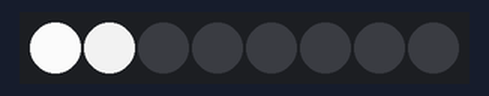
A program run on a simulated Raspberry Pi Pico running MicroPython. Parts: 8 RGB LEDs in strip order, left to right. Dim RGB values are drawn brighter than linear; random numbers come from a fixed seed.

Above: at 0.25 s.
At 0.79 s:
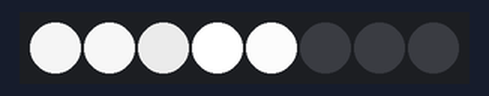
At 1.16 s:
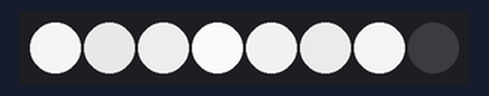
At 38.89 s:
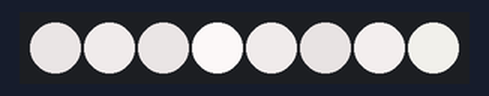
At 39.35 s:
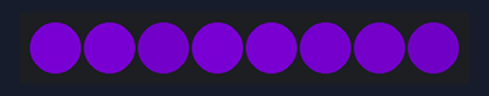
At 39.86 s:
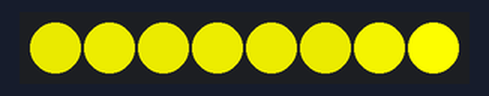
Timing chart, 0 to 40.0 s (numbered marks = the images above):
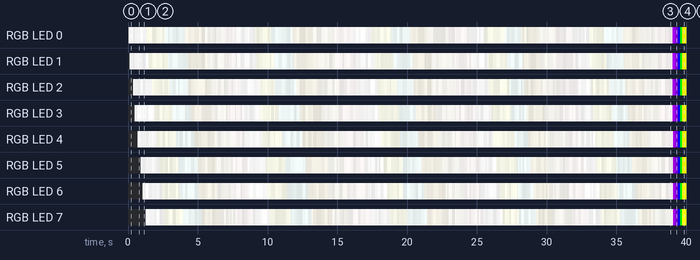

The program:

main.py
```python
import array, time
from machine import Pin
import rp2
import random

# Configure the number of WS2812 LEDs, pins and brightness.
NUM_LEDS = 8
PIN_NUM = 21


@rp2.asm_pio(sideset_init=rp2.PIO.OUT_LOW, out_shiftdir=rp2.PIO.SHIFT_LEFT, autopull=True, pull_thresh=24)
def ws2812():
    T1 = 2
    T2 = 5
    T3 = 3
    wrap_target()
    label("bitloop")
    out(x, 1).side(0)[T3 - 1]
    jmp(not_x, "do_zero").side(1)[T1 - 1]
    jmp("bitloop").side(1)[T2 - 1]
    label("do_zero")
    nop().side(0)[T2 - 1]
    wrap()


# Create the StateMachine with the ws2812 program, outputting on Pin(16).
sm = rp2.StateMachine(0, ws2812, freq=8_000_000, sideset_base=Pin(PIN_NUM))

# Start the StateMachine, it will wait for data on its FIFO.
sm.active(1)

# Display a pattern on the LEDs via an array of LED RGB values.
ar = array.array("I", [0 for _ in range(NUM_LEDS)])


def pixels_show():
    dimmer_ar = array.array("I", [0 for _ in range(NUM_LEDS)])
    for i, c in enumerate(ar):
        brightness = random.uniform(0.7, 1.0)
        r = int(((c >> 8) & 0xFF) * brightness)
        g = int(((c >> 16) & 0xFF) * brightness)
        b = int((c & 0xFF) * brightness)
        dimmer_ar[i] = (g << 16) + (r << 8) + b
    sm.put(dimmer_ar, 8)
    time.sleep_ms(10)


def pixels_set(i, color):
    ar[i] = (color[1] << 16) + (color[0] << 8) + color[2]


def pixels_fill(color, slow=True):
    for i in range(len(ar)):
        # if random.randint(0, 2) == 1:
        #     pixels_set(i, color)
        pixels_set(i, color)
        if slow:
            time.sleep(random.uniform(0.04, 0.25))
        pixels_show()


def rainbow():
    for color in RAINBOW_COLORS:
        pixels_fill(color, False)
        time.sleep(random.uniform(0.001, 0.1))

    for color in reversed(RAINBOW_COLORS):
        pixels_fill(color, False)
        time.sleep(random.uniform(0.001, 0.06))


def show_whites():
    for n in range(5):
        for colour in WHITES:
            pixels_fill(colour)
            time.sleep(0.02)


VIOLET = (148, 0, 211)
INDIGO = (75, 0, 130)
BLUE = (0, 0, 255)
GREEN = (0, 255, 0)
YELLOW = (255, 255, 0)
ORANGE = (255, 127, 0)
RED = (255, 0, 0)

RAINBOW_COLORS = [VIOLET, INDIGO, BLUE, GREEN, YELLOW, ORANGE, RED]

WHITE = (255, 255, 255)
IVORY = (255, 255, 240)
SNOW = (245, 254, 253)
ALABASTER = (237, 234, 224)
PROBLEM = (243, 242, 237)
ROSE = (255, 250, 250)

WHITES = (WHITE, IVORY, SNOW, ALABASTER, PROBLEM, ROSE)


while True:
    show_whites()
    for n in range(3):
        rainbow()
```

Measured:
- by itself, RGB LED 1: off → RGB(211, 211, 211) at 0.14 s, → RGB(180, 180, 180) 0.24 s later, → RGB(216, 216, 216) 0.10 s later, → RGB(227, 227, 227) 0.23 s later, … (239 changes in this stretch)
- by itself, RGB LED 2: off → RGB(219, 219, 219) at 0.38 s, → RGB(196, 196, 196) 0.10 s later, → RGB(192, 192, 192) 0.23 s later, → RGB(241, 241, 241) 0.20 s later, … (242 changes in this stretch)
